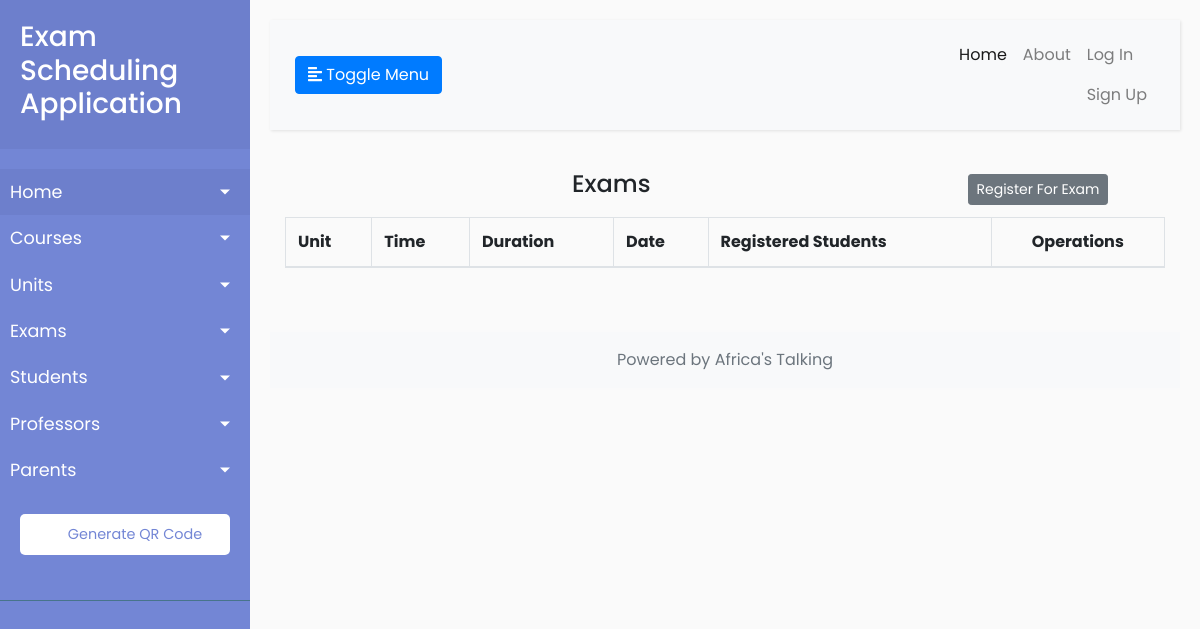
The app's page /exams, older data.
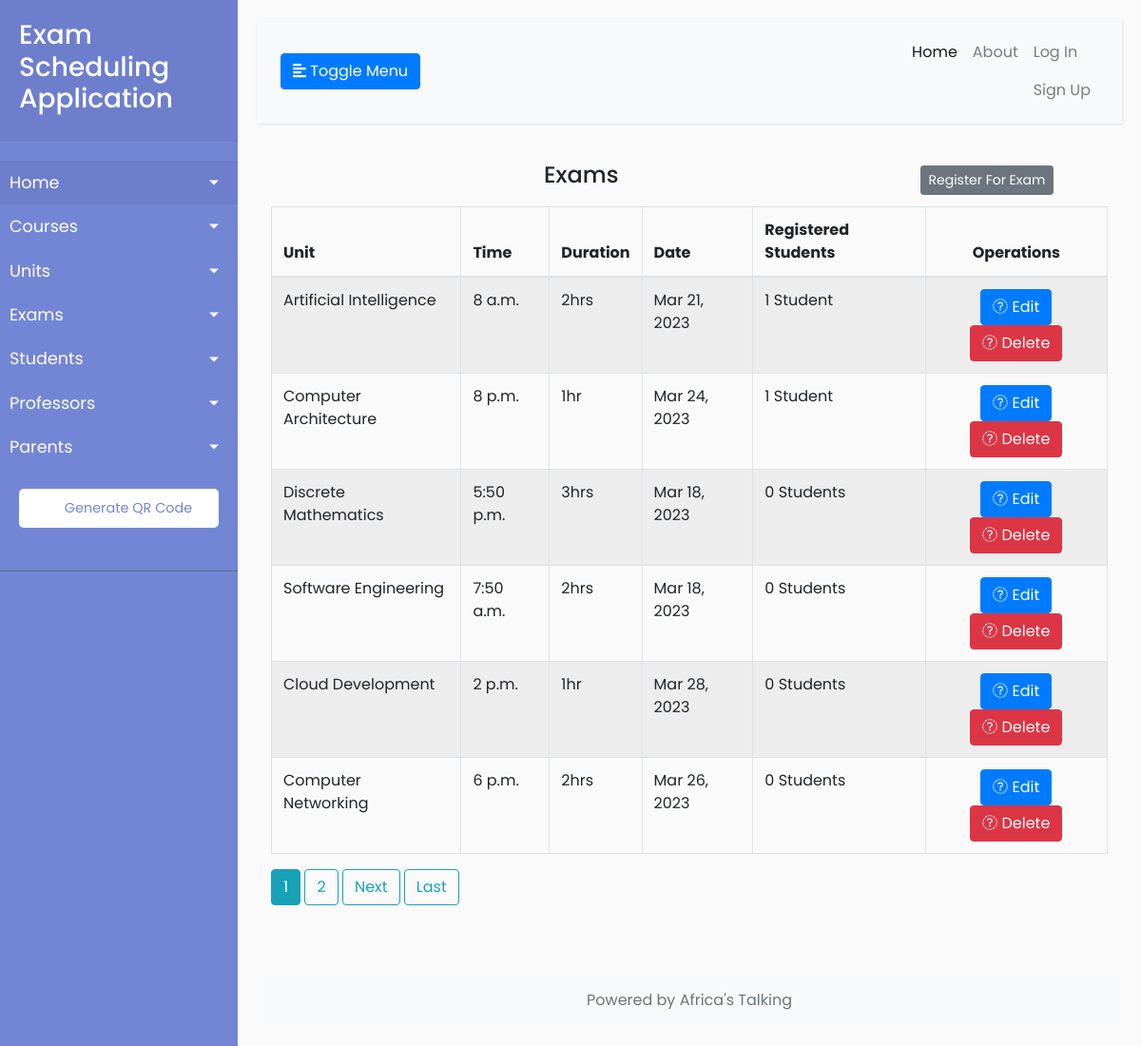
The same page, newer data.
### exams/models.py (models this page shows, shortened)
class Exam(models.Model):
    start_time = models.TimeField(default=timezone.now)
    duration = models.TextField(default="1hr")
    start_date = models.DateTimeField(default=timezone.now)
    end_date = models.DateTimeField(default=timezone.now)
    unit = models.ForeignKey(Unit, on_delete=models.CASCADE)
    class Meta:
        verbose_name = "Exam"
        verbose_name_plural = "Exams"

class Unit(models.Model):
    name = models.CharField(max_length=100)
    description = models.TextField(max_length=1000, help_text="Enter a brief description of the Unit.")
    course = models.ForeignKey(Course, on_delete=models.CASCADE)

### exams/views.py (the view)
# urls.py: path('exams', ExamListView.as_view(), name='exams-list'),
class ExamListView(ListView):
    model = Exam
    template_name = 'exams/exams_list.html'
    context_object_name = 'exams'
    paginate_by = 6

### exams/templates/exams/exams_list.html (shortened to what this page needs)
{% extends 'exams/base.html' %}
{% block content %}
    <div class="right_col" role="main">
        <div class="">
            <div class="row">
                <div class="col-md-12 col-sm-12 col-xs-12">
                    <div class="x_panel">
                        <div class="x_title">
                            <div class="row">
                                <div class="col-md-9">
                                    <h4 class="text-center">Exams</h4>
                                </div>
                                <div class="col-md-3">
                                    <div class="row">
                                        <div class="col-md-6">
                                            <a class="btn btn-secondary btn-sm mt-1 mb-1 float-end" href="{% url 'enrolled-students-create' %}">Register For Exam</a>
                                        </div>
                                    </div>
                                </div>
                            </div>
                        </div>
                        <div class="x_content mt-2">
                            <table id="exam-datatable" class="table table-striped table-bordered">
                                <thead>
                                    <tr>
                                        <th>Unit</th>
                                        <th>Time</th>
                                        <th>Duration</th>
                                        <th>Date</th>
                                        <th>Registered Students</th>
                                        <th class="text-center">Operations</th>
                                    </tr>
                                </thead>
                                <tbody>
                                    {% for exam in exams %}
                                        <tr>
                                            <td>{{ exam.unit.name  }}</td>
                                            <td>{{ exam.start_time }}</td>
                                            <td>{{ exam.duration }}</td>
                                            <td>{{ exam.start_date|date:"M d, Y" }}</td>
                                            <td>
                                                <a href="{% url 'enrolled-students-list' exam.pk %}">
                                                    {{ exam.examenrolled_set.count }} Student{{ exam.examenrolled_set.count|pluralize:"s" }}
                                                </a>
                                            </td>
                                            <td class="text-center">
                                                <a href="{% url 'exams-update' exam.pk %}" class="btn btn-primary btn-xs"><i class="fa fa-pencil"></i> Edit </a>
                                                <a href="{% url 'exams-delete' exam.pk %}" class="btn btn-danger btn-xs"><i class="fa fa-remove"></i> Delete </a>
                                            </td>
                                        </tr>
                                    {% endfor %}
                                </tbody>
                            </table>
                        </div>
                    </div>
                </div>
            </div>
        </div>
    </div>
    {% if is_paginated %}
    {% for num in page_obj.paginator.page_range %}
      {% if page_obj.number == num %}
        <a class="btn btn-info mb-4" href="?page={{ num }}">{{ num }}</a>
      {% elif num > page_obj.number|add:'-3' and num < page_obj.number|add:'3' %}
        <a class="btn btn-outline-info mb-4" href="?page={{ num }}">{{ num }}</a>
      {% endif %}
    {% endfor %}
    {% if page_obj.has_next %}
      <a class="btn btn-outline-info mb-4" href="?page={{ page_obj.next_page_number }}">Next</a>
      <a class="btn btn-outline-info mb-4" href="?page={{ page_obj.paginator.num_pages }}">Last</a>
    {% endif %}
  {% endif %}
{% endblock content %}

### exams/templates/exams/base.html (shortened to what this page needs)
{% load static %}
<!DOCTYPE html>
<html>
<html lang="en">
<head>
      <link rel="stylesheet" href="https://stackpath.bootstrapcdn.com/bootstrap/4.1.0/css/bootstrap.min.css">
      <link rel="stylesheet" type="text/css" href="{% static 'exams/CSS/main.css' %}">
</head>
<body>
  <div class="wrapper">
    <nav id="sidebar">
        <div class="sidebar-header">
            <h3>Exam Scheduling Application</h3>
        </div>
        <ul class="list-unstyled components">
            <li class="active">
                <a href="#homeSubmenu" data-toggle="collapse" aria-expanded="false" class="dropdown-toggle">Home</a>
            </li>
            <li>
                <a href="#coursesSubmenu" data-toggle="collapse" aria-expanded="false" class="dropdown-toggle">Courses</a>
            </li>
<li>
  <a href="#unitsSubmenu" data-toggle="collapse" aria-expanded="false" class="dropdown-toggle">Units</a>
</li>
<li>
  <a href="#examsSubmenu" data-toggle="collapse" aria-expanded="false" class="dropdown-toggle">Exams</a>
</li>
<li>
  <a href="#studentsSubmenu" data-toggle="collapse" aria-expanded="false" class="dropdown-toggle">Students</a>
</li>
<li>
  <a href="#professorsSubmenu" data-toggle="collapse" aria-expanded="false" class="dropdown-toggle">Professors</a>
</li>
<li>
  <a href="#parentsSubmenu" data-toggle="collapse" aria-expanded="false" class="dropdown-toggle">Parents</a>
</li>
        <ul class="list-unstyled CTAs">
            <li>
                <a href="" class="download">Generate QR Code</a>
            </li>
        </ul>
    </nav>
    <div id="content">
        <nav class="navbar navbar-expand-lg navbar-light bg-light">
            <div class="container-fluid">
                <button type="button" id="sidebarCollapse" class="btn btn-primary">
                    <i class="fas fa-align-left"></i>
                    <span>Toggle Menu</span>
                </button>
                <div class="collapse navbar-collapse" id="navbarSupportedContent">
                    <ul class="nav navbar-nav ml-auto">
                        <li class="nav-item active">
                            <a class="nav-link" href="{% url 'home' %}">Home</a>
                        </li>
                        <li class="nav-item">
                            <a class="nav-link" href="{% url 'about' %}">About</a>
                        </li>
                        <li class="nav-item">
                          {% if user.is_authenticated %}
                          <a class="nav-link" href="{% url 'logout' %}">Log Out</a>
                          {% else %}
                          <a class="nav-link" href="{% url 'login' %}">Log In</a>
                          <a class="nav-link" href="{% url 'register' %}">Sign Up</a>
                          {% endif %}
                        </li>
                    </ul>
                </div>
            </div>
        </nav>
        <main role="main" class="container">
          <div class="row">
            <div class="col-md-12">
            {% block content %}{% endblock %}
            </div>
          </div>
        </main>
        <footer class="footer mt-5 py-3 bg-light">
          <div class="container text-center">
            <span class="text-muted">
                Powered by <a href="https://developers.africastalking.com/docs/sms/sending/premium">
                    Africa's Talking
                </a>
            </span>
          </div>
        </footer>
      </div>
</div>
  </body>
</html>

### exams/static/exams/CSS/main.css (style rules this page uses)
body { font-family: 'Poppins', sans-serif; background: #fafafa; }
a, a:hover, a:focus { color: inherit; text-decoration: none; transition: all 0.3s; }
.navbar { padding: 15px 10px; background: #fff; border: none; border-radius: 0; margin-bottom: 40px; box-shadow: 1px 1px 3px rgba(0, 0, 0, 0.1); }
.wrapper { display: flex; width: 100%; align-items: stretch; }
#sidebar { min-width: 250px; max-width: 250px; background: #7386D5; color: #fff; transition: all 0.3s; }
#sidebar .sidebar-header { padding: 20px; background: #6d7fcc; }
#sidebar ul.components { padding: 20px 0; border-bottom: 1px solid #47748b; }
#sidebar ul li a { padding: 10px; font-size: 1.1em; display: block; }
#sidebar ul li.active>a, a[aria-expanded="true"] { color: #fff; background: #6d7fcc; }
a[data-toggle="collapse"] { position: relative; }
.dropdown-toggle::after { display: block; position: absolute; top: 50%; right: 20px; transform: translateY(-50%); }
ul ul a { font-size: 0.9em !important; padding-left: 30px !important; background: #6d7fcc; }
ul.CTAs { padding: 20px; }
ul.CTAs a { text-align: center; font-size: 0.9em !important; display: block; border-radius: 5px; margin-bottom: 5px; }
a.download { background: #fff; color: #7386D5; }
#content { width: 100%; padding: 20px; min-height: 100vh; transition: all 0.3s; }

Row changes from the older to the newer data that the page shows:
added Exam: unit.name "Artificial Intelligence", start_time "8 a.m.", duration "2hrs", start_date "Mar 21, 2023", examenrolled_set.count "1"
added Exam: unit.name "Computer Architecture", start_time "8 p.m.", duration "1hr", start_date "Mar 24, 2023", examenrolled_set.count "1"
added Exam: unit.name "Discrete Mathematics", start_time "5:50 p.m.", duration "3hrs", start_date "Mar 18, 2023", examenrolled_set.count "0"
added Exam: unit.name "Software Engineering", start_time "7:50 a.m.", duration "2hrs", start_date "Mar 18, 2023", examenrolled_set.count "0"
added Exam: unit.name "Cloud Development", start_time "2 p.m.", duration "1hr", start_date "Mar 28, 2023", examenrolled_set.count "0"
added Exam: unit.name "Computer Networking", start_time "6 p.m.", duration "2hrs", start_date "Mar 26, 2023", examenrolled_set.count "0"
Text that changed along with them:
new list line: "1"
new list line: "2"
text now shown: "Next Last"
